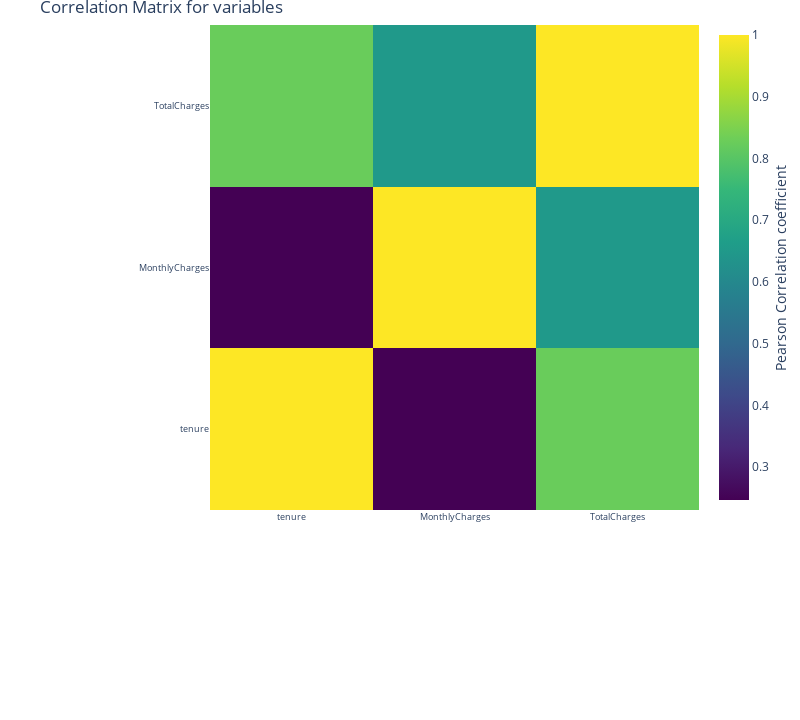

Here is the notebook cell this chart was saved with:
### Code cell
#correlation matrix
#correlation
correlation = df_data.corr()
#tick labels
matrix_cols = correlation.columns.tolist()
#convert to array
corr_array  = np.array(correlation)

#Plotting
trace = go.Heatmap(z = corr_array,
                   x = matrix_cols,
                   y = matrix_cols,
                   colorscale = "Viridis",
                   colorbar   = dict(title = "Pearson Correlation coefficient",
                                     titleside = "right"
                                    ) ,
                  )

layout = go.Layout(dict(title = "Correlation Matrix for variables",
                        autosize = False,
                        height  = 720,
                        width   = 800,
                        margin  = dict(r = 0 ,l = 210,
                                       t = 25,b = 210,
                                      ),
                        yaxis   = dict(tickfont = dict(size = 9)),
                        xaxis   = dict(tickfont = dict(size = 9))
                       )
                  )

data = [trace]
fig = go.Figure(data=data,layout=layout)
pyoff.iplot(fig)

### Figure 1 — Plotly figure (JSON) as saved in the notebook; plotly's stock layout.template omitted (floating-point values rounded to 4 significant figures)
{"data": [{"colorbar": {"title": {"side": "right", "text": "Pearson Correlation coefficient"}}, "colorscale": [[0, "#440154"], [0.1111, "#482878"], [0.2222, "#3e4989"], [0.3333, "#31688e"], [0.4444, "#26828e"], [0.5556, "#1f9e89"], [0.6667, "#35b779"], [0.7778, "#6ece58"], [0.8889, "#b5de2b"], [1, "#fde725"]], "type": "heatmap", "x": ["tenure", "MonthlyCharges", "TotalCharges"], "y": ["tenure", "MonthlyCharges", "TotalCharges"], "z": [[1, 0.2469, 0.8259], [0.2469, 1, 0.6511], [0.8259, 0.6511, 1]]}], "layout": {"autosize": false, "height": 720, "margin": {"b": 210, "l": 210, "r": 0, "t": 25}, "title": {"text": "Correlation Matrix for variables"}, "width": 800, "xaxis": {"tickfont": {"size": 9}}, "yaxis": {"tickfont": {"size": 9}}}}
